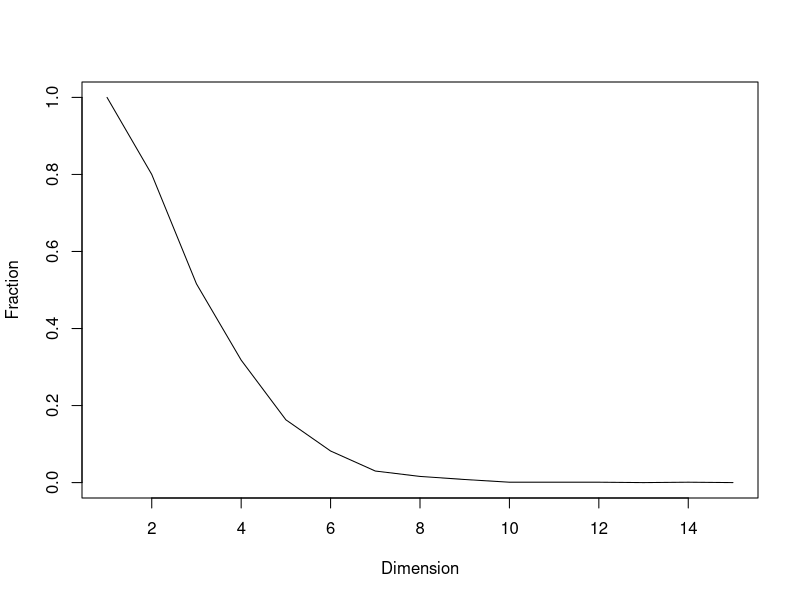
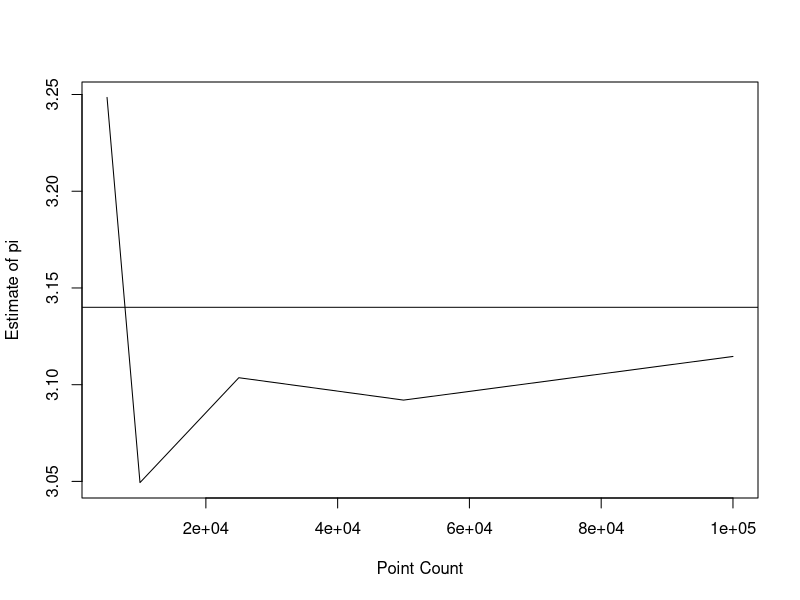

These charts were generated, in order, by the following R code: (Note: a time limit stopped this script after it produced the figures.)
#1a)
#Generation of 1000 points for dimension from 1 to 15
set.seed(100)
rv1 <- split(runif(1000)*2-1,as.factor(sort(rep(1:1000,1))))
rv2 <- split(runif(1000*2)*2-1,as.factor(sort(rep(1:1000,2))))
rv3 <- split(runif(1000*3)*2-1,as.factor(sort(rep(1:1000,3))))
rv4 <- split(runif(1000*4)*2-1,as.factor(sort(rep(1:1000,4))))
rv5 <- split(runif(1000*5)*2-1,as.factor(sort(rep(1:1000,5))))
rv6 <- split(runif(1000*6)*2-1,as.factor(sort(rep(1:1000,6))))
rv7 <- split(runif(1000*7)*2-1,as.factor(sort(rep(1:1000,7))))
rv8 <- split(runif(1000*8)*2-1,as.factor(sort(rep(1:1000,8))))
rv9 <- split(runif(1000*9)*2-1,as.factor(sort(rep(1:1000,9))))
rv10 <- split(runif(1000*10)*2-1,as.factor(sort(rep(1:1000,10))))
rv11 <- split(runif(1000*11)*2-1,as.factor(sort(rep(1:1000,11))))
rv12 <- split(runif(1000*12)*2-1,as.factor(sort(rep(1:1000,12))))
rv13 <- split(runif(1000*13)*2-1,as.factor(sort(rep(1:1000,13))))
rv14 <- split(runif(1000*14)*2-1,as.factor(sort(rep(1:1000,14))))
rv15 <- split(runif(1000*15)*2-1,as.factor(sort(rep(1:1000,15))))
#Distance calculator function
calc <- function(vec){
  return(sqrt(sum(vec^2)))
}
#Calculator of distance of points to the origin function
dist <- function(vec){
  newarr <- rep(1,length(vec))
  for (i in 1:length(vec)) {
    newarr[i] <- lapply(vec[i], calc)  
  }
  
  return(newarr)
}
#Calculation of the fraction of points that are within distance 1 to the origin
frv1 <- sum(dist(rv1)<1)/1000
frv2 <- sum(dist(rv2)<1)/1000
frv3 <- sum(dist(rv3)<1)/1000
frv4 <- sum(dist(rv4)<1)/1000
frv5 <- sum(dist(rv5)<1)/1000
frv6 <- sum(dist(rv6)<1)/1000
frv7 <- sum(dist(rv7)<1)/1000
frv8 <- sum(dist(rv8)<1)/1000
frv9 <- sum(dist(rv9)<1)/1000
frv10 <- sum(dist(rv10)<1)/1000
frv11 <- sum(dist(rv11)<1)/1000
frv12 <- sum(dist(rv12)<1)/1000
frv13 <- sum(dist(rv13)<1)/1000
frv14 <- sum(dist(rv14)<1)/1000
frv15 <- sum(dist(rv15)<1)/1000
fractionVec <- c(frv1,frv2,frv3,frv4,frv5,frv6,frv7,frv8,frv9,frv10,frv11,frv12,frv13,frv14,frv15)
#Dimesion-Fraction Plot
plot(1:15,fractionVec,xlab = "Dimension", ylab = "Fraction",type = "l")



#1b)
#Use the value of this fraction at D = 2 and D = 3 to get estimates for the value of pi (??) as you know
#the area (for D = 2) and volume (for D = 3) formulae for these cases.
estPi <- 16*fractionVec[2]^3/(9*fractionVec[3]^2)
estPi

#1c)
#Perform the calculations in part (b) with larger sample sizes. You can use the following set: {5000,
#10000, 25000, 50000, 100000}. Visualize the estimated ?? for D = 2 and D = 3 cases. Comment on your results.
rv2_1 <- split(runif(5000*2)*2-1,as.factor(sort(rep(1:5000,2))))
rv3_1 <- split(runif(5000*3)*2-1,as.factor(sort(rep(1:5000,3))))
frv2_1 <- sum(dist(rv2_1)<1)/5000
frv3_1 <- sum(dist(rv3_1)<1)/5000
estPi_1 <- 16*frv2_1^3/(9*frv3_1^2)
estPi_1

rv2_2 <- split(runif(10000*2)*2-1,as.factor(sort(rep(1:10000,2))))
rv3_2 <- split(runif(10000*3)*2-1,as.factor(sort(rep(1:10000,3))))
frv2_2 <- sum(dist(rv2_2)<1)/10000
frv3_2 <- sum(dist(rv3_2)<1)/10000
estPi_2 <- 16*frv2_2^3/(9*frv3_2^2)
estPi_2

rv2_3 <- split(runif(25000*2)*2-1,as.factor(sort(rep(1:25000,2))))
rv3_3 <- split(runif(25000*3)*2-1,as.factor(sort(rep(1:25000,3))))
frv2_3 <- sum(dist(rv2_3)<1)/25000
frv3_3 <- sum(dist(rv3_3)<1)/25000
estPi_3 <- 16*frv2_3^3/(9*frv3_3^2)
estPi_3

rv2_4 <- split(runif(50000*2)*2-1,as.factor(sort(rep(1:50000,2))))
rv3_4 <- split(runif(50000*3)*2-1,as.factor(sort(rep(1:50000,3))))
frv2_4 <- sum(dist(rv2_4)<1)/50000
frv3_4 <- sum(dist(rv3_4)<1)/50000
estPi_4 <- 16*frv2_4^3/(9*frv3_4^2)
estPi_4

rv2_5 <- split(runif(100000*2)*2-1,as.factor(sort(rep(1:100000,2))))
rv3_5 <- split(runif(100000*3)*2-1,as.factor(sort(rep(1:100000,3))))
frv2_5 <- sum(dist(rv2_5)<1)/100000
frv3_5 <- sum(dist(rv3_5)<1)/100000
estPi_5 <- 16*frv2_5^3/(9*frv3_5^2)
estPi_5

piv <- c(estPi_1,estPi_2,estPi_3,estPi_4,estPi_5)
pv <- c(5000, 10000,25000,50000,100000)
plot(pv,piv, type = "l", xlab = "Point Count", ylab = "Estimate of pi")
abline(a = 3.14, b = 0)
#As we see, estimation starts with a high variation around the real pi value, but the variation decreases
#as the sample size increases


#1d)
rv1d <- split(runif(1000)*2-1,as.factor(sort(rep(1:1000,1))))
rv2d<- split(runif(1000*2)*2-1,as.factor(sort(rep(1:1000,2))))
rv3d <- split(runif(1000*3)*2-1,as.factor(sort(rep(1:1000,3))))
rv4d <- split(runif(1000*4)*2-1,as.factor(sort(rep(1:1000,4))))
rv5d <- split(runif(1000*5)*2-1,as.factor(sort(rep(1:1000,5))))
rv6d <- split(runif(1000*6)*2-1,as.factor(sort(rep(1:1000,6))))
rv7d <- split(runif(1000*7)*2-1,as.factor(sort(rep(1:1000,7))))
rv8d <- split(runif(1000*8)*2-1,as.factor(sort(rep(1:1000,8))))
rv9d <- split(runif(1000*9)*2-1,as.factor(sort(rep(1:1000,9))))
rv10d <- split(runif(1000*10)*2-1,as.factor(sort(rep(1:1000,10))))
rv11d <- split(runif(1000*11)*2-1,as.factor(sort(rep(1:1000,11))))
rv12d <- split(runif(1000*12)*2-1,as.factor(sort(rep(1:1000,12))))
rv13d <- split(runif(1000*13)*2-1,as.factor(sort(rep(1:1000,13))))
rv14d <- split(runif(1000*14)*2-1,as.factor(sort(rep(1:1000,14))))
rv15d <- split(runif(1000*15)*2-1,as.factor(sort(rep(1:1000,15))))

rv1t <- split(runif(100)*2-1,as.factor(sort(rep(1:100,1))))
rv2t<- split(runif(100*2)*2-1,as.factor(sort(rep(1:100,2))))
rv3t <- split(runif(100*3)*2-1,as.factor(sort(rep(1:100,3))))
rv4t <- split(runif(100*4)*2-1,as.factor(sort(rep(1:100,4))))
rv5t <- split(runif(100*5)*2-1,as.factor(sort(rep(1:100,5))))
rv6t <- split(runif(100*6)*2-1,as.factor(sort(rep(1:100,6))))
rv7t <- split(runif(100*7)*2-1,as.factor(sort(rep(1:100,7))))
rv8t <- split(runif(100*8)*2-1,as.factor(sort(rep(1:100,8))))
rv9t <- split(runif(100*9)*2-1,as.factor(sort(rep(1:100,9))))
rv10t <- split(runif(100*10)*2-1,as.factor(sort(rep(1:100,10))))
rv11t <- split(runif(100*11)*2-1,as.factor(sort(rep(1:100,11))))
rv12t <- split(runif(100*12)*2-1,as.factor(sort(rep(1:100,12))))
rv13t <- split(runif(100*13)*2-1,as.factor(sort(rep(1:100,13))))
rv14t <- split(runif(100*14)*2-1,as.factor(sort(rep(1:100,14))))
rv15t <- split(runif(100*15)*2-1,as.factor(sort(rep(1:100,15))))

distbet <- function(vec1, vec2){
  sqrt(sum((vec1-vec2)^2))
} 

mindistance <- function(vec1, vec2){
  dist <- c()
  for(i in 1:length(vec1)) {
    for(k in 1:length(vec2)){
      newValue <- distbet(vec1[[i]],vec2[[k]])
      dist <- c(dist, newValue)
    }
  }
  newStr <- split(dist,as.factor(sort(rep(1:1000,100))))
  mindist <- c()
  for(i in 1:length(newStr)){
    newMin <- min(newStr[[i]])  
    mindist <- c(mindist,newMin)
  }
  return(mindist)
}

meand1 <- mean(mindistance(rv1d,rv1t))
meand2 <- mean(mindistance(rv2d,rv2t))
meand3 <- mean(mindistance(rv3d,rv3t))  
meand4 <- mean(mindistance(rv4d,rv4t))
meand5 <- mean(mindistance(rv5d,rv5t))
meand6 <- mean(mindistance(rv6d,rv6t))
meand7 <- mean(mindistance(rv7d,rv7t))
meand8 <- mean(mindistance(rv8d,rv8t))
meand9 <- mean(mindistance(rv9d,rv9t))
meand10 <- mean(mindistance(rv10d,rv10t))
meand11 <- mean(mindistance(rv11d,rv11t))
meand12 <- mean(mindistance(rv12d,rv12t))
meand13 <- mean(mindistance(rv13d,rv13t))
meand14 <- mean(mindistance(rv14d,rv14t))
meand15 <- mean(mindistance(rv15d,rv15t))

meandv <- c(meand1,meand2,meand3,meand4,meand5,meand6,meand7,meand8,meand9,meand10,meand11,meand12,meand13,meand14,meand15)
plot(1:15,meandv,type = "l", xlab = "Dimension", ylab = "Mean Distance")



#2a)
#What is the structure of the variable that stores the image? What is the dimension?
#Display the image.
#package of imager installed.
install.packages("imager")
burak <- load.image('C:/Users/BURAK CAN HELVACI/Desktop/IMG_8751_resized.jpg')
#if(exists("rasterImage")){
#  plot(1:2, type='n')
#  rasterImage(burak,1,1,2,2)
#}
plot(burak)
typeof(burak)
dim(burak)
#Structure of image is 3 matrices with dimesions 512x512, meaning 512x512 RGB. Type of image is double.

#2b)
#Display each channel as separate image.
plot(R(burak))
plot(G(burak))
plot(B(burak))


#2c)
#For each channel, take the average of the columns and plot the average as a line plot for each
#channel on a single plot.
rmean <- colMeans(R(burak))
gmean <- colMeans(G(burak))
bmean <- colMeans(B(burak))

plot(1:512,rmean,type = "l", col="red")
lines(1:512,gmean,type="l",col="green")
lines(1:512,bmean,type="l", col = "blue")

#2d)
#For each channel, subtract one half of the image from the other half (choice of halves is up to you
#but dividing the head image vertically into two parts make more sense). If you observe negative pixel
#values, you can make them equal to zero. Then:
#Display the new image.Display each channel separately as separate image.
#for red channel
rFirst <-R(burak)[1:256,]
rSec <-R(burak)[257:512,]
rSecn <-rSec-rFirst
rSecn[rSecn<0] = 0 #negative pixels become 0
newmatr <- rbind(rFirst,rSecn)
burakr <- image(newmatr,useRaster=TRUE, axes=FALSE)

#for green channel
gFirst <-G(burak)[1:256,]
gSec <-G(burak)[257:512,]
gSecn <-gSec-gFirst
gSecn[gSecn<0] = 0 #negative pixels become 0
newmatg <- rbind(gFirst,gSecn)
burakg <- image(newmatg,useRaster=TRUE, axes=FALSE)

#for blue channel
bFirst <-B(burak)[1:256,]
bSec <-B(burak)[257:512,]
bSecn <-bSec-bFirst
bSecn[bSecn<0] = 0 #negative pixels become 0
newmatb <- rbind(bFirst,bSecn)
burakb <- image(newmatb,useRaster=TRUE, axes=FALSE)


#2e)
#In order to create a noisy image, add a random noise from uniform distribution with minimum value
#of 0 and a maximum value of "0.1 * maximum pixel value observed" to each pixel value for each
#channel of original image.

maxVal <- max(burak)
maxNoise <- 0.1*maxVal
randNoise <- runif(512*512*3,min = 0, max = maxNoise)
noisyImage <- burak + randNoise
plot(R(noisyImage))
plot(G(noisyImage))
plot(B(noisyImage))
